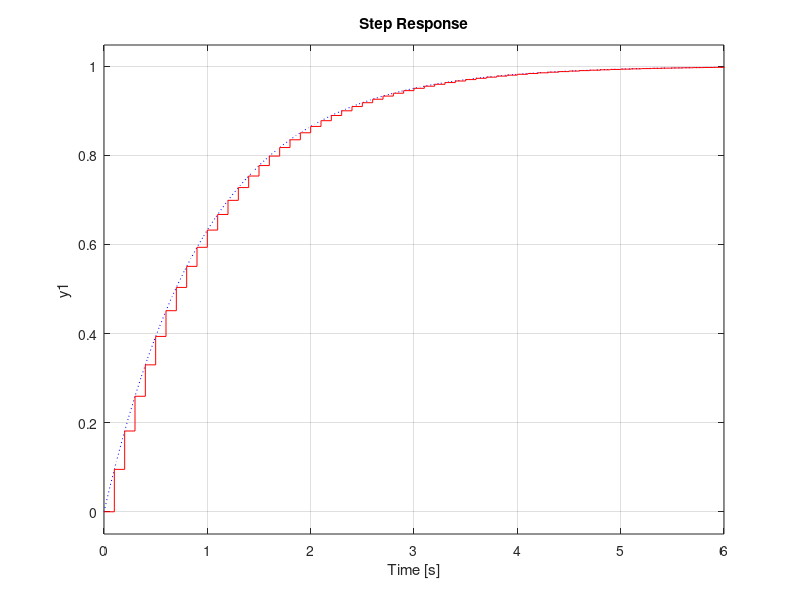

Source code (MATLAB):
clear all;
Ts = 0.1; %time stamp / vzorkovaci perioda
%vytvoreni systemu
sysTF = tf(1,[1 1]); 
step(sysTF, 'b:');

D=c2d(sysTF,Ts); %to discreet representation
[A,B,C,D]=ssdata(D); %to state space model

u = ones(1,70); %input data for step
T = 0:Ts:length(u)*Ts; %time data
x = [0]; %initial state

y = zeros(1,length(u));
for k = 1:length(u)
    xnew = A*x + B*u(k);
    y(k)= C*x + D*u(k);

    x = xnew; %shift
end

hold on; 
stairs(T(1:end-1),y,'-r');
